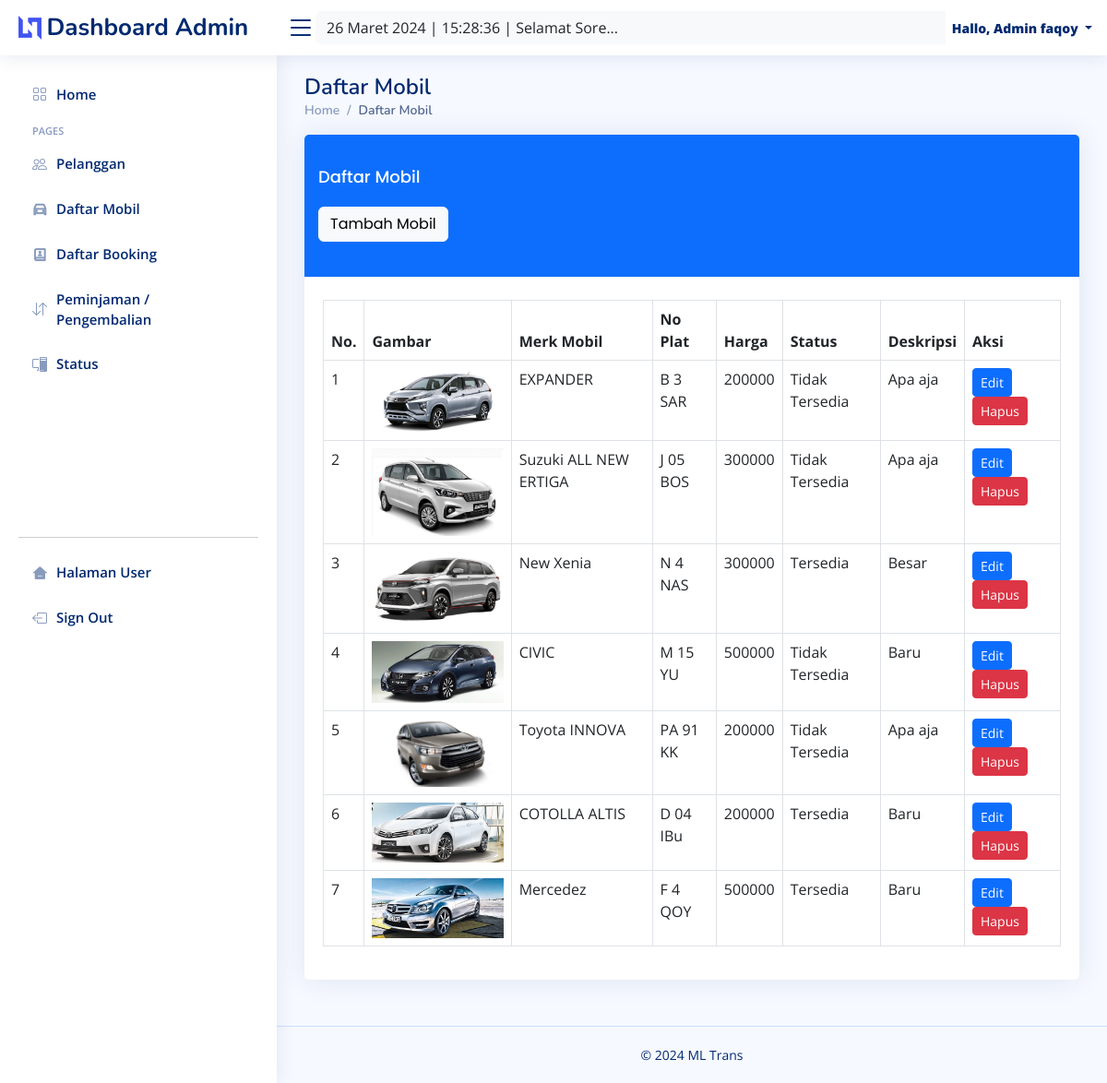
/admin/mobil/mobil.php (signed in), run on the app's committed database.
### tables this page shows
CREATE TABLE `mobil` (
  `id_mobil` int(11) NOT NULL,
  `no_plat` varchar(255) NOT NULL,
  `merk` varchar(255) NOT NULL,
  `harga` int(255) NOT NULL,
  `deskripsi` varchar(255) NOT NULL,
  `status` varchar(255) NOT NULL,
  `gambar` text NOT NULL
);

CREATE TABLE `infoweb` (
  `id` int(11) NOT NULL,
  `nama_rental` varchar(255) DEFAULT NULL,
  `telp` varchar(15) DEFAULT NULL,
  `alamat` text DEFAULT NULL,
  `email` varchar(255) DEFAULT NULL,
  `no_rek` text DEFAULT NULL,
  `updated_at` timestamp NOT NULL DEFAULT current_timestamp()
);

### koneksi/koneksi.php (called while the page is built, shortened)
<?php
$user = 'root';
$pass = '';
$koneksi = new PDO("mysql:host=localhost;dbname=rental_mobil", $user, $pass);
$url = "http://localhost/rental_mobil-master/";
$sql_web = "SELECT * FROM infoweb WHERE id = 1";
$row_web = $koneksi->prepare($sql_web);
$row_web->execute();
$info_web = $row_web->fetch(PDO::FETCH_OBJ);

### admin/mobil/mobil.php (the view, shortened to what this page needs)
<?php
require '../../koneksi/koneksi.php';
include '../header.php';
?>
<main id="main" class="main">
    <div class="pagetitle">
        <h1>Daftar Mobil</h1>
        <nav>
            <ol class="breadcrumb">
                <li class="breadcrumb-item"><a href="<?= $url ?>admin/index.php">Home</a></li>
                <li class="breadcrumb-item active">Daftar Mobil</li>
            </ol>
        </nav>
    </div>
    <section class="section dashboard">
        <div class="row">
            <div class="container">
                <div class="card">
                    <div class="card-header text-white bg-primary">
                        <h4 class="card-title text-white">
                            Daftar Mobil <br><br>
                            <a class="btn btn-light" href="tambah.php">Tambah Mobil</a>
                        </h4>
                    </div>
                    <div class="card-body">
                        <div class="table-responsive"><br>
                            <table class="table table-bordered">
                                <thead>
                                    <tr>
                                        <th>No.</th>
                                        <th>Gambar</th>
                                        <th>Merk Mobil</th>
                                        <th>No Plat</th>
                                        <th>Harga</th>
                                        <th>Status</th>
                                        <th>Deskripsi</th>
                                        <th>Aksi</th>
                                    </tr>
                                </thead>
                                <tbody>
                                    <?php
                                    $sql = "SELECT * FROM mobil ORDER BY id_mobil ASC";
                                    $row = $koneksi->prepare($sql);
                                    $row->execute();
                                    $hasil = $row->fetchAll();
                                    $no = 1;
                                    foreach ($hasil as $isi) {
                                    ?>
                                        <tr>
                                            <td><?php echo $no; ?></td>
                                            <td><img src="../../assets/image/<?php echo $isi['gambar']; ?>" class="img-fluid" style="width:200px;"></td>
                                            <td><?php echo $isi['merk']; ?></td>
                                            <td><?php echo $isi['no_plat']; ?></td>
                                            <td><?php echo $isi['harga']; ?></td>
                                            <td><?php echo $isi['status']; ?></td>
                                            <td><?php echo $isi['deskripsi']; ?></td>
                                            <td>
                                                <a class="btn btn-primary btn-sm" href="edit.php?id=<?php echo $isi['id_mobil']; ?>" role="button">Edit</a>
                                                <a class="btn btn-danger  btn-sm" href="#" role="button" onclick="hapusMobil(<?php echo $isi['id_mobil']; ?>, '<?php echo $isi['gambar']; ?>')">Hapus</a>
                                            </td>
                                        </tr>
                                    <?php $no++;
                                    } ?>
                                </tbody>
                            </table>
                        </div>
                    </div>
                </div>
            </div>
        </div>
    </section>
</main>
<?php include '../footer.php'; ?>

### admin/header.php (shortened to what this page needs)
<?php
$id_login = $_SESSION['USER']['id_login'];
$row = $koneksi->prepare("SELECT * FROM login WHERE id_login=?");
$row->execute(array($id_login));
$hasil_login = $row->fetch();
?>
<!DOCTYPE html>
<html lang="en">
<head>
    <link href="https://cdn.jsdelivr.net/npm/bootstrap@5.0.2/dist/css/bootstrap.min.css" rel="stylesheet">
    <link rel="stylesheet" href="https://cdn.jsdelivr.net/npm/bootstrap-icons@1.10.5/font/bootstrap-icons.css">
    <link href="<?= $url ?>admin/assets/vendor/bootstrap/css/bootstrap.min.css" rel="stylesheet">
    <link href="<?= $url ?>admin/assets/vendor/bootstrap-icons/bootstrap-icons.css" rel="stylesheet">
    <link href="<?= $url ?>admin/assets/vendor/boxicons/css/boxicons.min.css" rel="stylesheet">
    <link href="<?= $url ?>admin/assets/vendor/quill/quill.snow.css" rel="stylesheet">
    <link href="<?= $url ?>admin/assets/vendor/quill/quill.bubble.css" rel="stylesheet">
    <link href="<?= $url ?>admin/assets/vendor/remixicon/remixicon.css" rel="stylesheet">
    <link href="<?= $url ?>admin/assets/vendor/simple-datatables/style.css" rel="stylesheet">
    <link href="<?= $url ?>admin/assets/css/style.css" rel="stylesheet">
</head>
<body>
    <header id="header" class="header fixed-top d-flex align-items-center">
        <div class="d-flex align-items-center justify-content-between">
            <a href="index.php" class="logo d-flex align-items-center">
                <img src="<?= $url ?>admin/assets/img/logo.png" alt="">
                <span class="d-none d-lg-block">Dashboard Admin</span>
            </a>
            <i class="bi bi-list toggle-sidebar-btn"></i>
        </div>
        <form class="d-none d-sm-inline-flex flex-fill mr-auto ml-md-3 my-2 my-md-0 navbar-search">
            <div class="input-group">
                <?php
                $tanggal = date("d");
                $bulan = array(1 => "Januari", "Februari", "Maret", "April", "Mei", "Juni", "Juli", "Agustus", "September", "Oktober", "November", "Desember");
                $bulan = $bulan[date("n")];
                $tahun = date("Y");
                $jam = date("H");
                $waktu = date("H:i:s");
                echo '<input type="text" class="form-control bg-light border-0 small flex-grow-1" value="' . $tanggal . " " . $bulan . " " . $tahun . " | " . $waktu . ' | ';
                if (($jam >= 1) && ($jam <= 10)) {
                    echo "Selamat Pagi...";
                } else if (($jam > 10) && ($jam <= 13)) {
                    echo "Selamat Siang...";
                } else if (($jam > 13) && ($jam <= 17)) {
                    echo "Selamat Sore...";
                } else if (($jam > 17) && ($jam <= 18)) {
                    echo "Selamat Petang...";
                } else {
                    echo "Selamat Malam...";
                }
                echo '" aria-label="Search" aria-describedby="basic-addon2" disabled>';
                ?>
            </div>
        </form>
        <nav class="header-nav ms-auto">
            <ul class="d-flex align-items-center">
                <li class="nav-item dropdown pe-3">
                    <a class="nav-link nav-profile d-flex align-items-center pe-0" href="#" data-bs-toggle="dropdown">
                        <span class="d-none d-md-block dropdown-toggle ps-2">
                            <strong><i class="fa fa-user"></i> Hallo, Admin <?php echo $hasil_login['nama_pengguna']; ?></strong>
                        </span>
                    </a>
                </li>
            </ul>
        </nav>
    </header>
    <aside id="sidebar" class="sidebar">
        <ul class="sidebar-nav" id="sidebar-nav">
            <li class="nav-item">
                <a class="nav-link collapsed" href="<?php echo $url; ?>admin/">
                    <i class="bi bi-grid"></i>
                    <span>Home</span>
                </a>
            </li>
            <li class="nav-heading">Pages</li>
            <li class="nav-item">
                <a class="nav-link collapsed" href="<?php echo $url; ?>admin/user/index.php">
                    <i class="bi bi-people"></i>
                    <span>Pelanggan</span>
                </a>
            </li>
            <li class="nav-item">
                <a class="nav-link collapsed" href="<?php echo $url; ?>admin/mobil/mobil.php">
                    <i class="ri ri-car-line"></i>
                    <span>Daftar Mobil</span>
                </a>
            </li>
            <li class="nav-item">
                <a class="nav-link collapsed" href="<?php echo $url; ?>admin/booking/booking.php">
                    <i class="ri ri-contacts-book-2-line"></i>
                    <span>Daftar Booking</span>
                </a>
            </li>
            <li class="nav-item">
                <a class="nav-link collapsed" href="<?php echo $url; ?>admin/peminjaman/peminjaman.php">
                    <i class="bi bi-arrow-down-up"></i>
                    <span>Peminjaman / Pengembalian</span>
                </a>
            </li>
            <li class="nav-item">
                <a class="nav-link collapsed" href="<?php echo $url; ?>admin/status/status.php">
                    <i class="bi bi-pc-display"></i>
                    <span>Status</span>
                </a>
            </li>
            <br>
            <br>
            <br>
            <br>
            <br>
            <br>
            <hr>
            <li class="nav-item">
                <a class="nav-link collapsed" href="<?php echo $url; ?>">
                    <i class="ri ri-home-3-fill"></i>
                    <span>Halaman User</span>
                </a>
            </li>
            <li class="nav-item">
                <a class="nav-link collapsed" href="<?php echo $url; ?>admin/logout.php" onclick="return confirm('Apakah anda ingin logout ?');">
                    <i class="bi bi-box-arrow-left"></i>
                    <span>Sign Out</span>
                </a>
            </li>
        </ul>
    </aside>
</body>
</html>

### admin/footer.php (shortened to what this page needs)
<footer id="footer" class="footer">
  <div class="copyright">
    &copy; <?= date('Y'); ?> <?= $info_web->nama_rental; ?>
  </div>
</footer>
</body>
</html>

### admin/assets/css/style.css (style rules this page uses)
:root { scroll-behavior: smooth; }
body { font-family: "Open Sans", sans-serif; background: #f6f9ff; color: #444444; }
a { color: #4154f1; text-decoration: none; }
h1, h2, h3, h4, h5, h6 { font-family: "Nunito", sans-serif; }
#main { margin-top: 60px; padding: 20px 30px; transition: all 0.3s; }
.pagetitle { margin-bottom: 10px; }
.pagetitle h1 { font-size: 24px; margin-bottom: 0; font-weight: 600; color: #012970; }
.card { margin-bottom: 30px; border: none; border-radius: 5px; box-shadow: 0px 0 30px rgba(1, 41, 112, 0.1); }
.card-header, .card-footer { border-color: #ebeef4; background-color: #fff; color: #798eb3; padding: 15px; }
.card-title { padding: 20px 0 15px 0; font-size: 18px; font-weight: 500; color: #012970; font-family: "Poppins", sans-serif; }
.card-body { padding: 0 20px 20px 20px; }
.breadcrumb { font-size: 14px; font-family: "Nunito", sans-serif; color: #899bbd; font-weight: 600; }
.breadcrumb a { color: #899bbd; transition: 0.3s; }
.breadcrumb .breadcrumb-item::before { color: #899bbd; }
.breadcrumb .active { color: #51678f; font-weight: 600; }
.logo { line-height: 1; }
@media (min-width: 1200px) { .logo { width: 280px; } }
.logo img { max-height: 26px; margin-right: 6px; }
.logo span { font-size: 26px; font-weight: 700; color: #012970; font-family: "Nunito", sans-serif; }
.header { transition: all 0.5s; z-index: 997; height: 60px; box-shadow: 0px 2px 20px rgba(1, 41, 112, 0.1); background-color: #fff; padding-left: 20px; }
.header .toggle-sidebar-btn { font-size: 32px; padding-left: 10px; cursor: pointer; color: #012970; }
.header-nav ul { list-style: none; }
.header-nav>ul { margin: 0; padding: 0; }
.header-nav .nav-profile { color: #012970; }
.header-nav .nav-profile span { font-size: 14px; font-weight: 600; }
.sidebar { position: fixed; top: 60px; left: 0; bottom: 0; width: 300px; z-index: 996; transition: all 0.3s; padding: 20px; overflow-y: auto; scrollbar-width: thin; scrollbar-color: #aab7cf transparent; box-shadow: 0px 0px 20px rgba(1, 41, 112, 0.1); background-color: #fff; }
@media (min-width: 1200px) { #main, #footer { margin-left: 300px; } }
.sidebar-nav { padding: 0; margin: 0; list-style: none; }
.sidebar-nav li { padding: 0; margin: 0; list-style: none; }
.sidebar-nav .nav-item { margin-bottom: 5px; }
.sidebar-nav .nav-heading { font-size: 11px; text-transform: uppercase; color: #899bbd; font-weight: 600; margin: 10px 0 5px 15px; }
.sidebar-nav .nav-link { display: flex; align-items: center; font-size: 15px; font-weight: 600; color: #4154f1; transition: 0.3; background: #f6f9ff; padding: 10px 15px; border-radius: 4px; }
.sidebar-nav .nav-link i { font-size: 16px; margin-right: 10px; color: #4154f1; }
.sidebar-nav .nav-link.collapsed { color: #012970; background: #fff; }
.sidebar-nav .nav-link.collapsed i { color: #899bbd; }
.footer { padding: 20px 0; font-size: 14px; transition: all 0.3s; border-top: 1px solid #cddfff; }
.footer .copyright { text-align: center; color: #012970; }

### data on the page
mobil: gambar (picture), merk "EXPANDER", no_plat "B 3 SAR", harga "200000", status "Tidak Tersedia", deskripsi "Apa aja"
mobil: gambar (picture), merk "Suzuki ALL NEW ERTIGA", no_plat "J 05 BOS", harga "300000", status "Tidak Tersedia", deskripsi "Apa aja"
mobil: gambar (picture), merk "New Xenia", no_plat "N 4 NAS", harga "300000", status "Tersedia", deskripsi "Besar"
mobil: gambar (picture), merk "CIVIC", no_plat "M 15 YU", harga "500000", status "Tidak Tersedia", deskripsi "Baru"
mobil: gambar (picture), merk "Toyota INNOVA", no_plat "PA 91 KK", harga "200000", status "Tidak Tersedia", deskripsi "Apa aja"
mobil: gambar (picture), merk "COTOLLA ALTIS", no_plat "D 04 IBu", harga "200000", status "Tersedia", deskripsi "Baru"
mobil: gambar (picture), merk "Mercedez", no_plat "F 4 QOY", harga "500000", status "Tersedia", deskripsi "Baru"
infoweb: nama_rental "ML Trans"

### other printed values
$hasil_login['nama_pengguna'] "faqoy"
